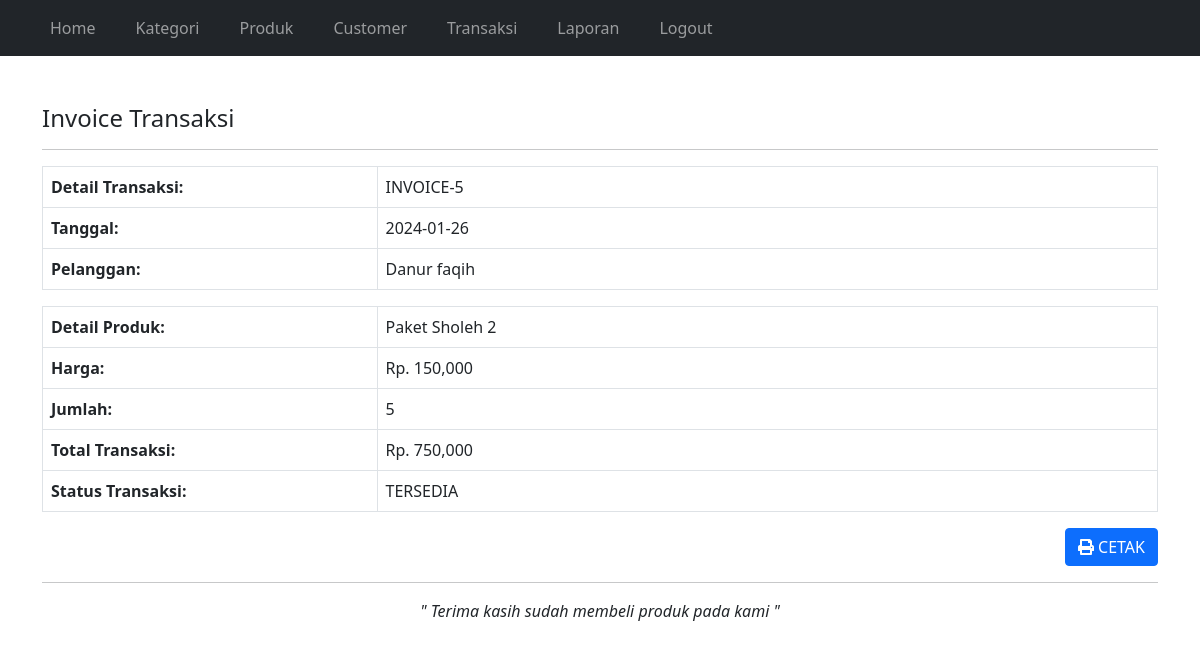
The app's page /admin/transaksi_invoice.php?id=5 with its own data.
### tables this page shows
CREATE TABLE `tabel_produk` (
  `produk_id` int(11) NOT NULL,
  `kategori_id` int(11) NOT NULL,
  `nama_produk` varchar(255) NOT NULL,
  `harga_produk` double NOT NULL,
  `foto_produk` varchar(255) DEFAULT NULL,
  `detail_produk` text DEFAULT NULL,
  `ketersediaan_stok` enum('habis','tersedia') DEFAULT 'tersedia'
);

CREATE TABLE `tabel_transaksi` (
  `transaksi_id` int(11) NOT NULL,
  `transaksi_tgl` date NOT NULL,
  `produk` varchar(50) NOT NULL,
  `nama_pelanggan` varchar(50) NOT NULL,
  `harga_transaksi` int(11) NOT NULL,
  `jumlah_transaksi` int(100) NOT NULL,
  `total_transaksi` int(11) NOT NULL,
  `transaksi_status` varchar(30) NOT NULL
);

CREATE TABLE `tabel_customer` (
  `id_customer` int(11) NOT NULL,
  `nama_customer` varchar(50) NOT NULL,
  `no_tlp` varchar(20) NOT NULL,
  `alamat_customer` text NOT NULL
);

### admin/transaksi_invoice.php (the view, shortened to what this page needs)
<!DOCTYPE html>
<html lang="en">
<head>
    <link href="https://cdn.jsdelivr.net/npm/bootstrap@5.1.3/dist/css/bootstrap.min.css" rel="stylesheet">
    <link rel="stylesheet" href="https://cdnjs.cloudflare.com/ajax/libs/font-awesome/5.15.4/css/all.min.css">
</head>
<body>
<?php include 'navbar1.php'; ?>
<div class="container mt-5">
    <div class="panel">
        <div class="panel-heading">
            <h4>Invoice Transaksi</h4>
        </div>
        <hr>
        <div class="panel-body">
            <?php
            include '../koneksi.php';
            $id_transaksi = $_GET['id'];
        $data_transaksi = mysqli_query($koneksi, "SELECT * FROM tabel_produk
        INNER JOIN tabel_transaksi ON tabel_produk.produk_id = tabel_transaksi.harga_transaksi
        INNER JOIN tabel_customer ON tabel_transaksi.nama_pelanggan = tabel_customer.id_customer
        WHERE transaksi_id = '$id_transaksi'");
        $transaksi = mysqli_fetch_assoc($data_transaksi);
            ?>
            <table class="table table-bordered">
                <tr>
                    <th width="30%">Detail Transaksi:</th>
                    <td>INVOICE-<?php echo $transaksi['transaksi_id']; ?></td>
                </tr>
                <tr>
                    <th>Tanggal:</th>
                    <td><?php echo $transaksi['transaksi_tgl']; ?></td>
                </tr>
                <tr>
                    <th>Pelanggan:</th>
                    <td><?php echo $transaksi['nama_customer']; ?></td>
                </tr>
            </table>
            <table class="table table-bordered">
                <tr>
                    <th width="30%">Detail Produk:</th>
                    <td><?php echo $transaksi['nama_produk']; ?></td>
                </tr>
                <tr>
                    <th>Harga:</th>
                    <td>Rp. <?php echo number_format($transaksi['harga_produk']); ?></td>
                </tr>
                <tr>
                    <th>Jumlah:</th>
                    <td><?php echo $transaksi['jumlah_transaksi']; ?></td>
                </tr>
                <tr>
                    <th>Total Transaksi:</th>
                    <td>Rp. <?php echo number_format($transaksi['total_transaksi']); ?></td>
                </tr>
                <tr>
                <th>Status Transaksi:</th>
                <td>
            <?php
            $status_label = ($transaksi['transaksi_status'] == "0") ? 'label-warning' : 'label-info';
            $status_text = ($transaksi['transaksi_status'] == "0") ? 'TERSEDIA' : 'HABIS';
            echo "<div class='label $status_label'>$status_text</div>";
            ?>
            </td>
            </tr>
            </table>
            <div class="text-end">
                <a href="transaksi_invoice_cetak.php?id=<?php echo $id_transaksi; ?>" class="btn btn-primary"><i class="fas fa-print"></i> CETAK</a>
            </div>
            <hr>
            <p><center><i>" Terima kasih sudah membeli produk pada kami "</i></center></p>
        </div>
    </div>
</div>
</body>
</html>

### records on screen
tabel_produk: tabel_transaksi.transaksi_id "5", tabel_transaksi.transaksi_tgl "2024-01-26", tabel_customer.nama_customer "Danur faqih", nama_produk "Paket Sholeh 2", harga_produk "150,000", tabel_transaksi.jumlah_transaksi "5", tabel_transaksi.total_transaksi "750,000", tabel_transaksi.transaksi_status "TERSEDIA"
